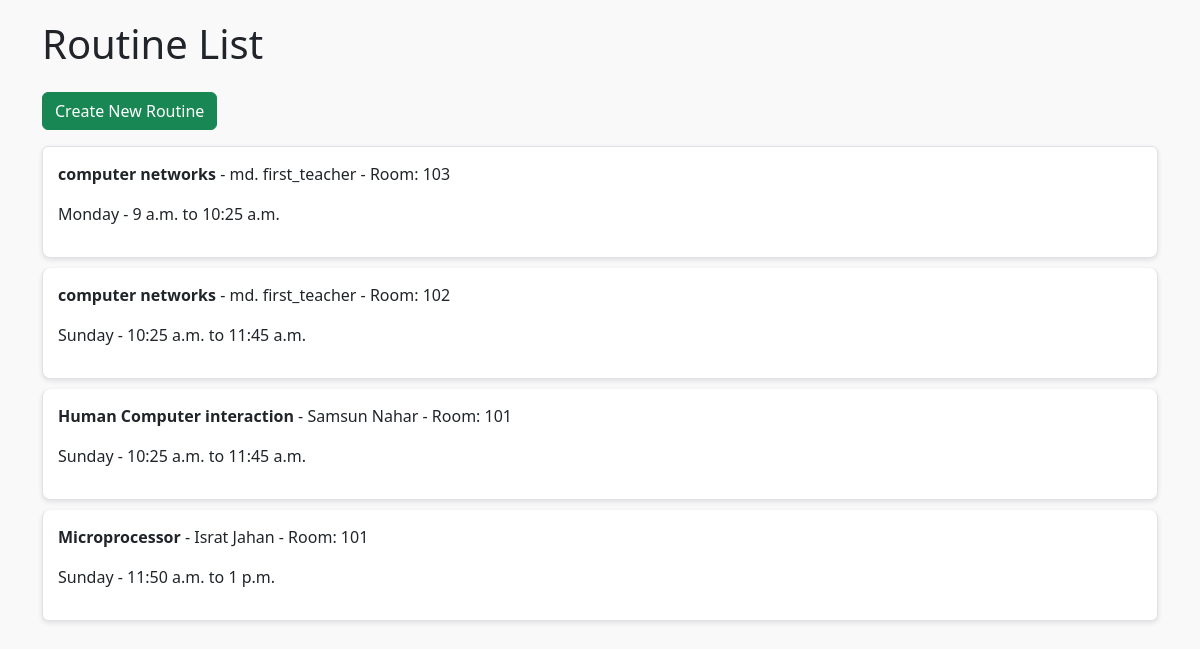
Screenshot of /routine/list/ with the database file from the repository.
### routine/models.py (models this page shows, shortened)
class Routine(models.Model):
    STATUS_CHOICES = [
        ('scheduled', 'Scheduled'),
        ('rescheduled', 'Rescheduled'),
        ('cancelled', 'Cancelled'),
    ]
    course = models.ForeignKey(Course, on_delete=models.CASCADE)
    teacher = models.ForeignKey(Teacher, on_delete=models.CASCADE)
    room = models.ForeignKey(Room, on_delete=models.CASCADE)
    slot = models.ForeignKey(Slot, on_delete=models.CASCADE)
    is_online = models.BooleanField(default=False)
    status = models.CharField(max_length=20, choices=STATUS_CHOICES, default='scheduled')
    is_cancelled = models.BooleanField(default=False)
    created_at = models.DateTimeField(auto_now_add=True)

class Room(models.Model):
    number = models.CharField(max_length=10, unique=True)

class Slot(models.Model):
    day = models.CharField(max_length=10)
    start_time = models.TimeField()
    end_time = models.TimeField()
    is_available = models.BooleanField(default=True)
    date = models.DateField(null=True, blank=True)  # Add a date field

### courses/models.py (models this page shows, shortened)
class Course(models.Model):
    title = models.CharField(max_length=100)
    code = models.CharField(max_length=20, unique=True)
    semester = models.CharField(max_length=20)
    total_classes = models.PositiveIntegerField(default=0, help_text="Total number of classes to conduct")
    teachers = models.ManyToManyField(Teacher, related_name='courses')

### teachers/models.py (models this page shows, shortened)
class Teacher(models.Model):
    user = models.OneToOneField(User, on_delete=models.CASCADE)
    name = models.CharField(max_length=100)
    email = models.EmailField(unique=True)
    designation = models.CharField(max_length=50)
    department = models.CharField(max_length=100, default="CSE")

### routine/views.py (the view)
# urls.py: path('list/', views.routine_list_view, name='routine_list'),
def routine_list_view(request):
    routines = Routine.objects.all().order_by('slot__day', 'slot__start_time')
    return render(request, 'routine/routine_list.html', {
        'routines': routines,
    })

### templates/routine/routine_list.html (shortened to what this page needs)
<!DOCTYPE html>
<html lang="en">
<head>
    <link href="https://cdn.jsdelivr.net/npm/bootstrap@5.3.0-alpha1/dist/css/bootstrap.min.css" rel="stylesheet">
</head>
<body>
    <div class="container">
        <h1 class="mb-4">Routine List</h1>
        <a href="{% url 'routine_create' %}" class="btn btn-success mb-3">Create New Routine</a>
        <div class="list-group">
            {% for routine in routines %}
                <div class="routine-item list-group-item">
                    <p><strong>{{ routine.course.title }}</strong> - {{ routine.teacher.name }} - Room: {{ routine.room.number }}</p>
                    <p>{{ routine.slot.day }} - {{ routine.slot.start_time }} to {{ routine.slot.end_time }}</p>
                </div>
            {% endfor %}
        </div>
    </div>
</body>
</html>

### templates/routine/routine_list.html (style rules this page uses)
body { background-color: #f9f9f9; padding: 20px; }
.routine-item { background-color: #fff; padding: 15px; margin-bottom: 10px; border-radius: 8px; box-shadow: 0 2px 5px rgba(0, 0, 0, 0.1); }

### rows the page displays
Routine: course "computer networks", teacher.name "md. first_teacher", room.number "103", slot.day "Monday", slot.start_time "9 a.m.", slot.end_time "10:25 a.m."
Routine: course "computer networks", teacher.name "md. first_teacher", room.number "102", slot.day "Sunday", slot.start_time "10:25 a.m.", slot.end_time "11:45 a.m."
Routine: course "Human Computer interaction", teacher.name "Samsun Nahar", room.number "101", slot.day "Sunday", slot.start_time "10:25 a.m.", slot.end_time "11:45 a.m."
Routine: course "Microprocessor", teacher.name "Israt Jahan", room.number "101", slot.day "Sunday", slot.start_time "11:50 a.m.", slot.end_time "1 p.m."
